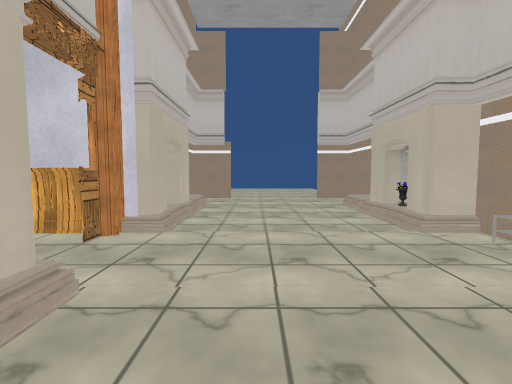
[1] (above)

15 first-person views from a walk through a 3-D level made in the Unity game engine. The camera is 1.5 m above the floor, tilts 4° down and sees 85° across. The floor is counted in squares, 2 m on a side. Each view is taken from the middle of a square. On the plan, view 1 faces up. The plan holds only what a view shows up to about 10 squares ahead; the rest is blank. The place goes on beyond the plan. The player character is not drawn. Some animated figures are not drawn. Door leaves are left out, so doorways stand open. Some surface patterns are stand-ins.

[2]
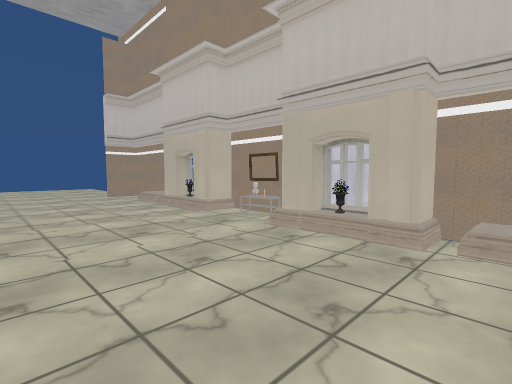

[3]
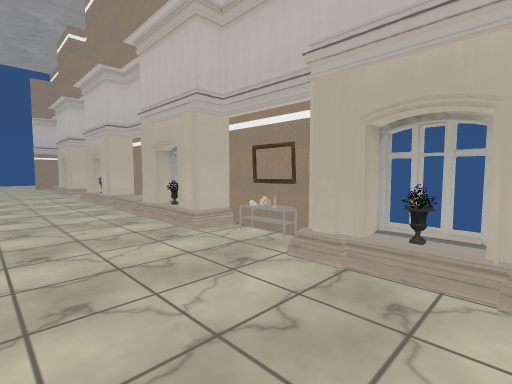

[4]
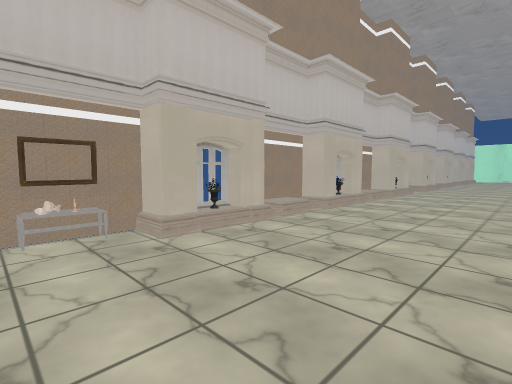

[5]
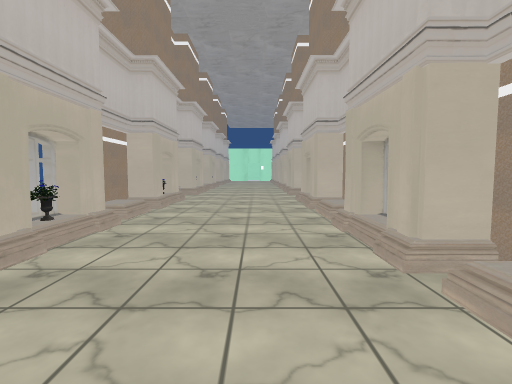

[6]
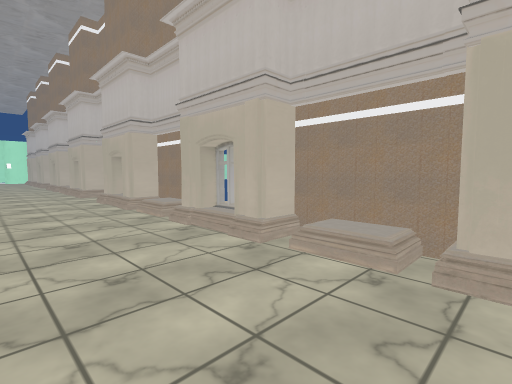

[7]
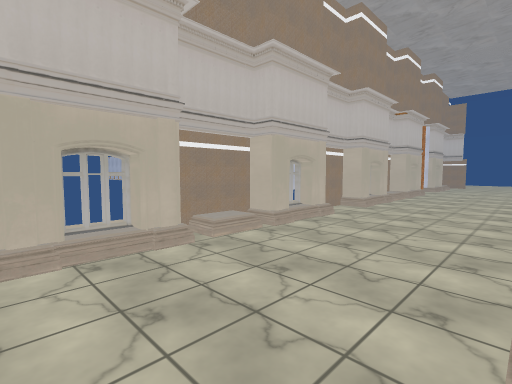

[8]
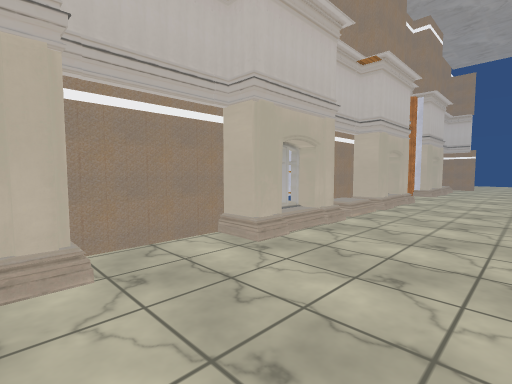

[9]
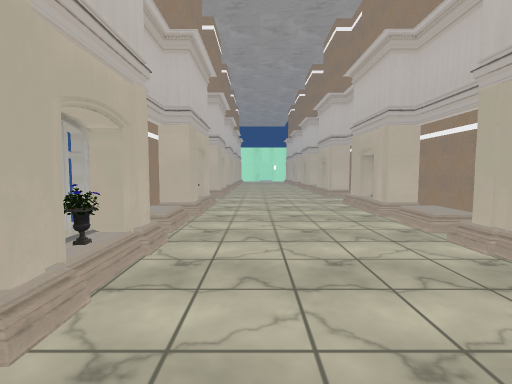

[10]
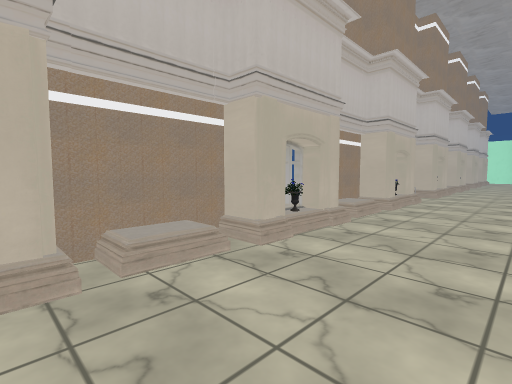

[11]
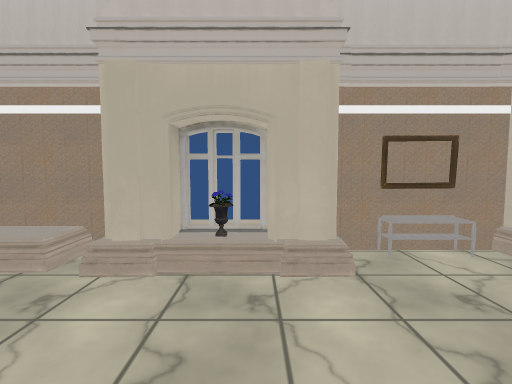

[12]
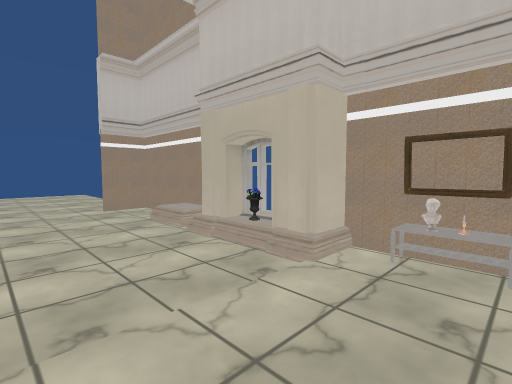

[13]
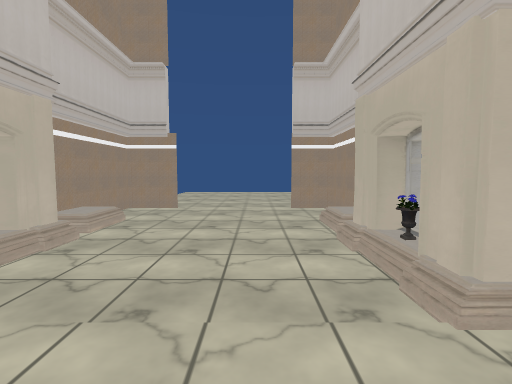

[14]
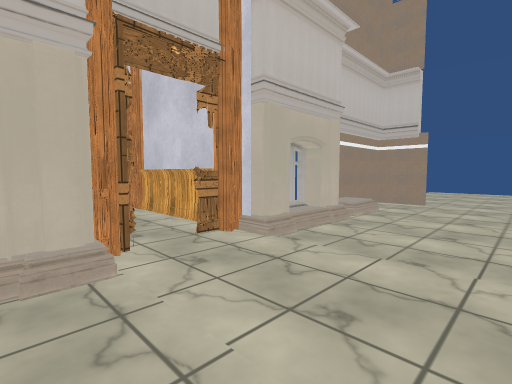

[15]
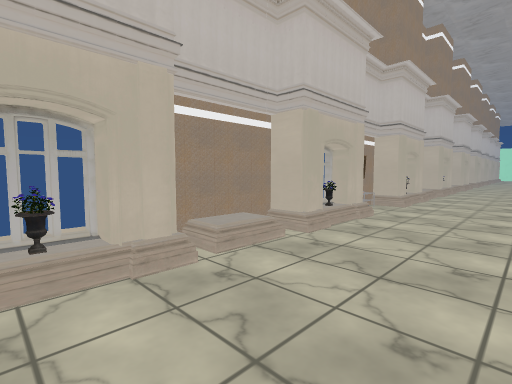

### Floor plan
Key: @ floor where view 1 was taken; # wall or solid block; x gap in a wall; . floor; / step, stairs or slope; D open door; T table; P painting; O other object.
Columns run from 2 left of view 1 to 5 right of it. Each row starts with its distance up from view 1.
 13  ....
 12  ....
 11  ....
 10  ....
  9  ....
  8 ##..##
  7 #....#
  6 #....#
  5 #...##
  4 x...##
  3 D....P
  2 D...OT##
  1 x...O##
  0 #.@.##
 -1 #.../#
 -2 #.../#
 -3 #...O#
 -4 #...O#
 -5 #...O#
 -6 #/..O#
 -7 #/..##
 -8 #/...#
 -9 #/...#
-10 x/..O#
-11 #/../#
-12 #/../#
-13 #/..##
-14 x/..##
-15 #....#
-16 #....#
-17 x... #

Positions as (right, up) in squares from view 1, and headings:
1: (0, 0), facing up
2: (-1, -1), facing up-right
3: (0, -7), facing up-right
4: (-1, -4), facing down-right
5: (0, -7), facing down
6: (1, -7), facing down-left
7: (2, -11), facing up-left
8: (1, -6), facing up-left
9: (1, -8), facing down
10: (0, -7), facing down-right
11: (0, -14), facing right
12: (0, 2), facing up-right
13: (1, 2), facing up
14: (1, 1), facing up-left
15: (0, 1), facing down-right
